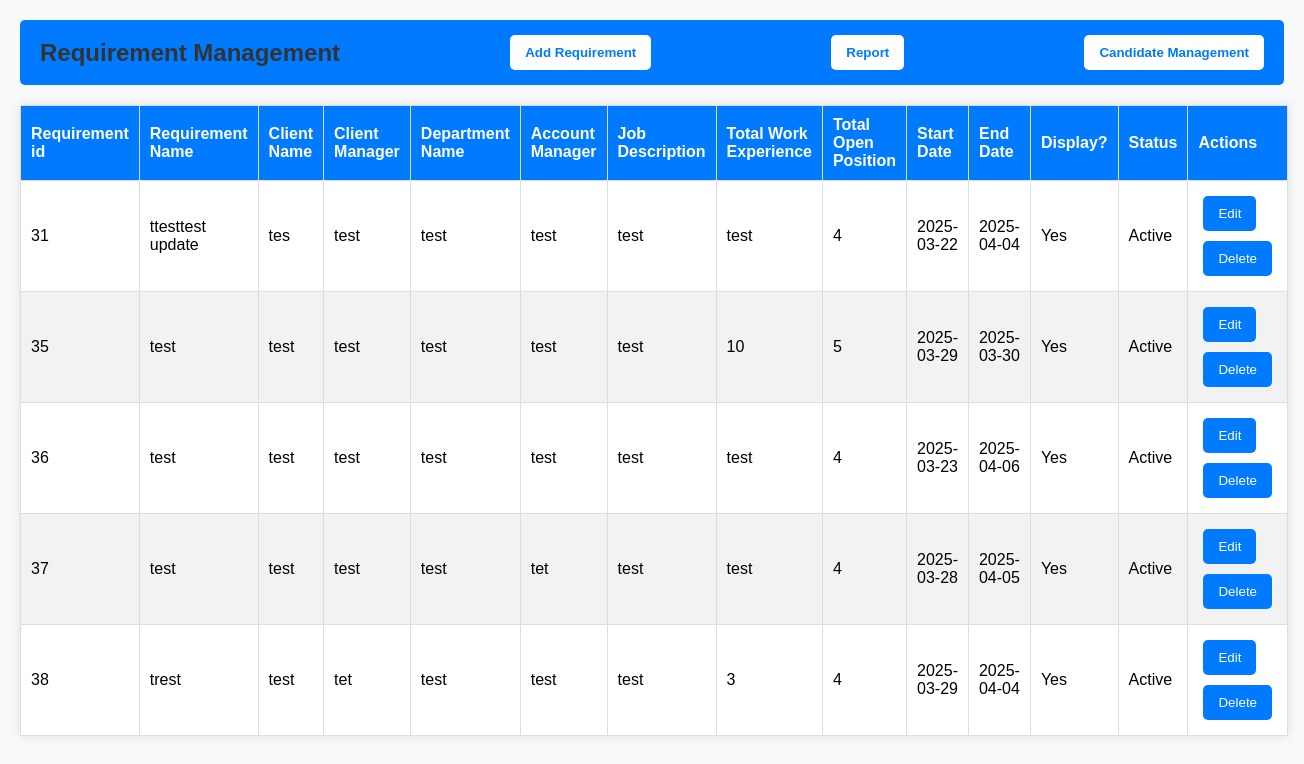
The page /managerequirement on the database as committed earlier.
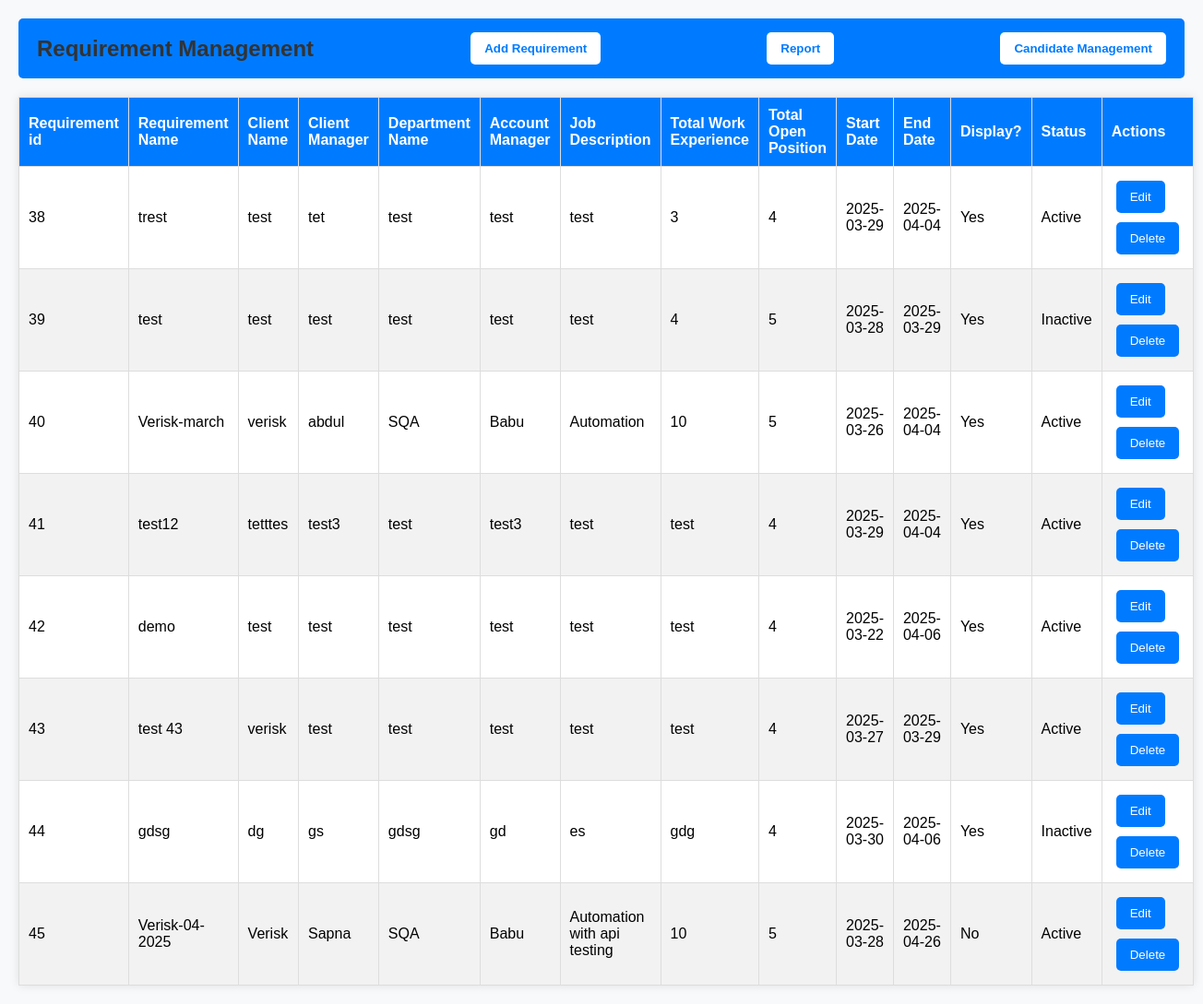
The same page on the database as committed later.
### tables this page shows
CREATE TABLE requirement (
                id INTEGER PRIMARY KEY AUTOINCREMENT,
                requirementname TEXT NOT NULL,
                clientname TEXT NOT NULL,
                clientmanager TEXT NOT NULL,
                departmentname TEXT NOT NULL,
                accountmanager TEXT NOT NULL,
                jobdescription TEXT NOT NULL,
                workexperience TEXT NOT NULL,
                openposition number NOT NULL,
                startdate TEXT NOT NULL,
                enddate TEXT NOT NULL,
                display TEXT NOT NULL,
                status TEXT NOT NULL
            );

### app.py (the view)
@app.route('/managerequirement',methods=['GET', 'POST'])
def managerequirement():
    global recorddata
    if request.method == 'POST':
        requirementname = request.form['requirementname']
        clientname = request.form['clientname']
        clientmanager = request.form['clientmanager']
        departmentname = request.form['departmentname']
        accountmanager = request.form['accountmanager']
        jobdescription = request.form['jobdescription']
        workexperience = request.form['workexperience']
        openposition = request.form['openposition']
        startdate = request.form['startdate']
        enddate = request.form['enddate']
        display = request.form['display']
        status = request.form['status']
        app.logger.warning("A warning message."+requirementname)
        recorddata = requirementname
        with get_db() as conn:
            curs = conn.cursor()
            curs.execute('''
            INSERT INTO requirement (requirementname, clientname, clientmanager, departmentname, accountmanager,
                                    jobdescription, workexperience, openposition, startdate, enddate, display, status)
            VALUES (?, ?, ?, ?, ?, ?, ?, ?, ?, ?, ?, ?)
        ''', (requirementname, clientname, clientmanager, departmentname, accountmanager, jobdescription,
              workexperience, openposition, startdate, enddate, display, status))
            conn.commit()
            if curs.rowcount > 0:
                alert_message = f"Record added successfully! Requirement Name: {recorddata}"
            else:
                alert_message = 'Record not added. Requirement Name: {recorddata}'
            return redirect(url_for('managerequirement',alert=alert_message))
    else:
        with get_db() as conn:
            curs = conn.cursor()
            curs.execute('SELECT * FROM requirement')
            requirements = curs.fetchall()
            return render_template('requirements.html',requirements=requirements)

### app.py (called while the page is built)
def get_db():
    conn = sqlite3.connect(DATABASE)
    conn.row_factory = sqlite3.Row  # Allows access to columns by name
    return conn

### templates/requirements.html (shortened to what this page needs)
<!DOCTYPE html>
<html lang="en">
<head>
    <link rel="stylesheet" href="{{ url_for('static', filename='style.css') }}">
</head>
<body>
    <div class="header-container">
        <h2>Requirement Management</h2>
        <button onclick="AddRequirementModal()">Add Requirement</button>
        <form action="{{ url_for('graph') }}" method="GET">
            <button type="submit">Report</button>
        </form>
        <form action="{{ url_for('ctracker') }}" method="GET">
            <button type="submit">Candidate Management</button>
        </form>
    </div>
    <table>
        <thead>
            <tr>
                <th>Requirement id</th>
                <th>Requirement Name</th>
                <th>Client Name</th>
                <th>Client Manager</th>
                <th>Department Name</th>
                <th>Account Manager</th>
                <th>Job Description</th>
                <th>Total Work Experience</th>
                <th>Total Open Position</th>
				<th>Start Date</th>
				<th>End Date</th>
				<th>Display?</th>
				<th>Status</th>
				<th>Actions</th>
            </tr>
        </thead>
        <tbody>
            {% for requirement in requirements %}
            <tr>
                <td id="reqid">{{ requirement['id'] }}</td>
                <td>{{ requirement['requirementname'] }}</td>
                <td>{{ requirement['clientname'] }}</td>
                <td>{{ requirement['clientmanager'] }}</td>
                <td>{{ requirement['departmentname'] }}</td>
                <td>{{ requirement['accountmanager'] }}</td>
                <td>{{ requirement['jobdescription'] }}</td>
                <td>{{ requirement['workexperience'] }}</td>
                <td>{{ requirement['openposition'] }}</td>
                <td>{{ requirement['startdate'] }}</td>
                <td>{{ requirement['enddate'] }}</td>
                <td>{{ requirement['display'] }}</td>
                <td>{{ requirement['status'] }}</td>
                <td>
                    <button onclick="editrequirementModal()" data-bs-toggle="modal" data-bs-target="#editModal"
                    data-id="{{ requirement.id }}">Edit</button>
                    <form action="{{ url_for('delete', record_id=requirement.id) }}" method="POST" style="display: inline;">
                        <button type="submit" class="btn btn-danger btn-sm">
                             Delete
                        </button>
                    </form>
                </td>
            </tr>
            {% else %}
            <tr>
                <td colspan="12">No data available. Kindly add new requirement</td>
            </tr>
            {% endfor %}
        </tbody>
    </table>
</body>
</html>

### static/style.css (style rules this page uses)
body { font-family: Arial, sans-serif; margin: 20px; background-color: #f8f9fa; }
h2 { text-align: center; color: #333; }
button { background-color: #007bff; color: white; border: none; padding: 10px 15px; cursor: pointer; border-radius: 5px; margin: 5px; }
table { width: 100%; border-collapse: collapse; background: white; box-shadow: 0px 0px 10px rgba(0, 0, 0, 0.1); margin-top: 20px; }
th, td { border: 1px solid #ddd; padding: 10px; text-align: left; }
th { background-color: #007bff; color: white; }
tr:nth-child(even) { background-color: #f2f2f2; }
.header-container { display: flex; justify-content: space-between; align-items: center; padding: 10px; background-color: #007bff; color: white; border-radius: 5px; }
.header-container h2 { margin: 0; padding-left: 10px; }
.header-container button { background-color: white; color: #007bff; border: none; padding: 10px 15px; cursor: pointer; border-radius: 5px; margin-right: 10px; font-weight: bold; }

Rows that differ between the two databases and show on the page:
removed requirement: id "31", requirementname "ttesttest update", clientname "tes", clientmanager "test", departmentname "test", accountmanager "test", jobdescription "test", workexperience "test", openposition "4", startdate "2025-03-22", enddate "2025-04-04", display "Yes", status "Active"
removed requirement: id "35", requirementname "test", clientname "test", clientmanager "test", departmentname "test", accountmanager "test", jobdescription "test", workexperience "10", openposition "5", startdate "2025-03-29", enddate "2025-03-30", display "Yes", status "Active"
removed requirement: id "36", requirementname "test", clientname "test", clientmanager "test", departmentname "test", accountmanager "test", jobdescription "test", workexperience "test", openposition "4", startdate "2025-03-23", enddate "2025-04-06", display "Yes", status "Active"
removed requirement: id "37", requirementname "test", clientname "test", clientmanager "test", departmentname "test", accountmanager "tet", jobdescription "test", workexperience "test", openposition "4", startdate "2025-03-28", enddate "2025-04-05", display "Yes", status "Active"
added requirement: id "39", requirementname "test", clientname "test", clientmanager "test", departmentname "test", accountmanager "test", jobdescription "test", workexperience "4", openposition "5", startdate "2025-03-28", enddate "2025-03-29", display "Yes", status "Inactive"
added requirement: id "40", requirementname "Verisk-march", clientname "verisk", clientmanager "abdul", departmentname "SQA", accountmanager "Babu", jobdescription "Automation", workexperience "10", openposition "5", startdate "2025-03-26", enddate "2025-04-04", display "Yes", status "Active"
added requirement: id "41", requirementname "test12", clientname "tetttes", clientmanager "test3", departmentname "test", accountmanager "test3", jobdescription "test", workexperience "test", openposition "4", startdate "2025-03-29", enddate "2025-04-04", display "Yes", status "Active"
added requirement: id "42", requirementname "demo", clientname "test", clientmanager "test", departmentname "test", accountmanager "test", jobdescription "test", workexperience "test", openposition "4", startdate "2025-03-22", enddate "2025-04-06", display "Yes", status "Active"
added requirement: id "43", requirementname "test 43", clientname "verisk", clientmanager "test", departmentname "test", accountmanager "test", jobdescription "test", workexperience "test", openposition "4", startdate "2025-03-27", enddate "2025-03-29", display "Yes", status "Active"
added requirement: id "44", requirementname "gdsg", clientname "dg", clientmanager "gs", departmentname "gdsg", accountmanager "gd", jobdescription "es", workexperience "gdg", openposition "4", startdate "2025-03-30", enddate "2025-04-06", display "Yes", status "Inactive"
added requirement: id "45", requirementname "Verisk-04-2025", clientname "Verisk", clientmanager "Sapna", departmentname "SQA", accountmanager "Babu", jobdescription "Automation with api testing", workexperience "10", openposition "5", startdate "2025-03-28", enddate "2025-04-26", display "No", status "Active"
